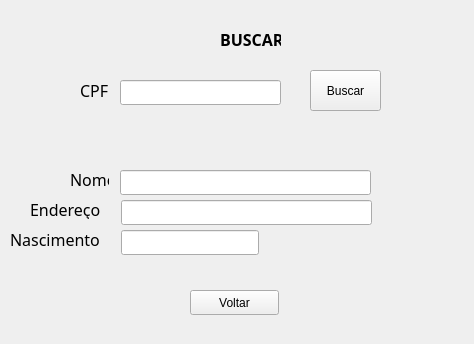
<?xml version="1.0" encoding="UTF-8"?>
<ui version="4.0">
 <class>MainWindow</class>
 <widget class="QMainWindow" name="MainWindow">
  <property name="geometry">
   <rect>
    <x>0</x>
    <y>0</y>
    <width>474</width>
    <height>344</height>
   </rect>
  </property>
  <property name="windowTitle">
   <string>MainWindow</string>
  </property>
  <widget class="QWidget" name="centralwidget">
   <widget class="QLabel" name="label">
    <property name="geometry">
     <rect>
      <x>220</x>
      <y>30</y>
      <width>61</width>
      <height>19</height>
     </rect>
    </property>
    <property name="font">
     <font>
      <family>Hack</family>
      <pointsize>12</pointsize>
      <weight>75</weight>
      <bold>true</bold>
     </font>
    </property>
    <property name="text">
     <string>BUSCAR</string>
    </property>
   </widget>
   <widget class="QLineEdit" name="lineEdit_4">
    <property name="geometry">
     <rect>
      <x>121</x>
      <y>230</y>
      <width>138</width>
      <height>25</height>
     </rect>
    </property>
   </widget>
   <widget class="QLineEdit" name="lineEdit_3">
    <property name="geometry">
     <rect>
      <x>120</x>
      <y>80</y>
      <width>161</width>
      <height>25</height>
     </rect>
    </property>
   </widget>
   <widget class="QLabel" name="label_2">
    <property name="geometry">
     <rect>
      <x>70</x>
      <y>170</y>
      <width>39</width>
      <height>19</height>
     </rect>
    </property>
    <property name="font">
     <font>
      <family>Hack</family>
      <pointsize>12</pointsize>
     </font>
    </property>
    <property name="text">
     <string>Nome</string>
    </property>
   </widget>
   <widget class="QLabel" name="label_4">
    <property name="geometry">
     <rect>
      <x>80</x>
      <y>80</y>
      <width>29</width>
      <height>21</height>
     </rect>
    </property>
    <property name="font">
     <font>
      <family>Hack</family>
      <pointsize>12</pointsize>
     </font>
    </property>
    <property name="text">
     <string>CPF</string>
    </property>
   </widget>
   <widget class="QLabel" name="label_5">
    <property name="geometry">
     <rect>
      <x>10</x>
      <y>230</y>
      <width>97</width>
      <height>19</height>
     </rect>
    </property>
    <property name="font">
     <font>
      <family>Hack</family>
      <pointsize>12</pointsize>
     </font>
    </property>
    <property name="text">
     <string>Nascimento</string>
    </property>
   </widget>
   <widget class="QLineEdit" name="lineEdit_2">
    <property name="geometry">
     <rect>
      <x>121</x>
      <y>200</y>
      <width>251</width>
      <height>25</height>
     </rect>
    </property>
   </widget>
   <widget class="QLineEdit" name="lineEdit">
    <property name="geometry">
     <rect>
      <x>120</x>
      <y>170</y>
      <width>251</width>
      <height>25</height>
     </rect>
    </property>
   </widget>
   <widget class="QLabel" name="label_3">
    <property name="geometry">
     <rect>
      <x>30</x>
      <y>200</y>
      <width>77</width>
      <height>19</height>
     </rect>
    </property>
    <property name="font">
     <font>
      <family>Hack</family>
      <pointsize>12</pointsize>
     </font>
    </property>
    <property name="text">
     <string>Endereço</string>
    </property>
   </widget>
   <widget class="QPushButton" name="pushButton">
    <property name="geometry">
     <rect>
      <x>310</x>
      <y>70</y>
      <width>71</width>
      <height>41</height>
     </rect>
    </property>
    <property name="text">
     <string>Buscar</string>
    </property>
   </widget>
   <widget class="QPushButton" name="pushButton_2">
    <property name="geometry">
     <rect>
      <x>190</x>
      <y>290</y>
      <width>89</width>
      <height>25</height>
     </rect>
    </property>
    <property name="text">
     <string>Voltar</string>
    </property>
   </widget>
  </widget>
 </widget>
 <resources/>
 <connections/>
</ui>
